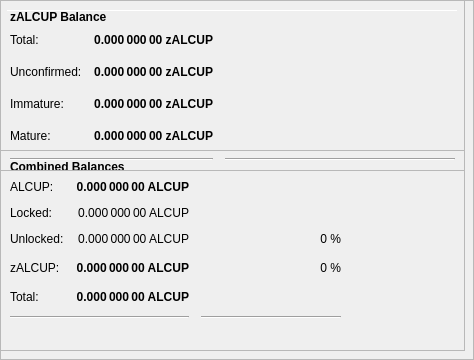
        <widget class="QFrame" name="frameObfuscation">
         <property name="minimumSize">
          <size>
           <width>0</width>
           <height>350</height>
          </size>
         </property>
         <property name="layoutDirection">
          <enum>Qt::LeftToRight</enum>
         </property>
         <property name="frameShape">
          <enum>QFrame::StyledPanel</enum>
         </property>
         <property name="frameShadow">
          <enum>QFrame::Raised</enum>
         </property>
         <widget class="QPushButton" name="runAutoDenom">
          <property name="geometry">
           <rect>
            <x>251</x>
            <y>17</y>
            <width>1</width>
            <height>1</height>
           </rect>
          </property>
          <property name="palette">
           <palette>
            <active>
             <colorrole role="WindowText">
              <brush brushstyle="SolidPattern">
               <color alpha="255">
                <red>0</red>
                <green>0</green>
                <blue>0</blue>
               </color>
              </brush>
             </colorrole>
             <colorrole role="Button">
              <brush brushstyle="SolidPattern">
               <color alpha="255">
                <red>239</red>
                <green>238</green>
                <blue>238</blue>
               </color>
              </brush>
             </colorrole>
             <colorrole role="Light">
              <brush brushstyle="SolidPattern">
               <color alpha="255">
                <red>255</red>
                <green>255</green>
                <blue>255</blue>
               </color>
              </brush>
             </colorrole>
             <colorrole role="Midlight">
              <brush brushstyle="SolidPattern">
               <color alpha="255">
                <red>247</red>
                <green>246</green>
                <blue>246</blue>
               </color>
              </brush>
             </colorrole>
             <colorrole role="Dark">
              <brush brushstyle="SolidPattern">
               <color alpha="255">
                <red>119</red>
                <green>119</green>
                <blue>119</blue>
               </color>
              </brush>
             </colorrole>
             <colorrole role="Mid">
              <brush brushstyle="SolidPattern">
               <color alpha="255">
                <red>159</red>
                <green>159</green>
                <blue>159</blue>
               </color>
              </brush>
             </colorrole>
             <colorrole role="Text">
              <brush brushstyle="SolidPattern">
               <color alpha="255">
                <red>0</red>
                <green>0</green>
                <blue>0</blue>
               </color>
              </brush>
             </colorrole>
             <colorrole role="BrightText">
              <brush brushstyle="SolidPattern">
               <color alpha="255">
                <red>255</red>
                <green>255</green>
                <blue>255</blue>
               </color>
              </brush>
             </colorrole>
             <colorrole role="ButtonText">
              <brush brushstyle="SolidPattern">
               <color alpha="255">
                <red>0</red>
                <green>0</green>
                <blue>0</blue>
               </color>
              </brush>
             </colorrole>
             <colorrole role="Base">
              <brush brushstyle="SolidPattern">
               <color alpha="255">
                <red>255</red>
                <green>255</green>
                <blue>255</blue>
               </color>
              </brush>
             </colorrole>
             <colorrole role="Window">
              <brush brushstyle="SolidPattern">
               <color alpha="255">
                <red>239</red>
                <green>238</green>
                <blue>238</blue>
               </color>
              </brush>
             </colorrole>
             <colorrole role="Shadow">
              <brush brushstyle="SolidPattern">
               <color alpha="255">
                <red>0</red>
                <green>0</green>
                <blue>0</blue>
               </color>
              </brush>
             </colorrole>
             <colorrole role="AlternateBase">
              <brush brushstyle="SolidPattern">
               <color alpha="255">
                <red>247</red>
                <green>246</green>
                <blue>246</blue>
               </color>
              </brush>
             </colorrole>
             <colorrole role="ToolTipBase">
              <brush brushstyle="SolidPattern">
               <color alpha="255">
                <red>255</red>
                <green>255</green>
                <blue>220</blue>
               </color>
              </brush>
             </colorrole>
             <colorrole role="ToolTipText">
              <brush brushstyle="SolidPattern">
               <color alpha="255">
                <red>0</red>
                <green>0</green>
                <blue>0</blue>
               </color>
              </brush>
             </colorrole>
            </active>
            <inactive>
             <colorrole role="WindowText">
              <brush brushstyle="SolidPattern">
               <color alpha="255">
                <red>0</red>
                <green>0</green>
                <blue>0</blue>
               </color>
              </brush>
             </colorrole>
             <colorrole role="Button">
              <brush brushstyle="SolidPattern">
               <color alpha="255">
                <red>239</red>
                <green>238</green>
                <blue>238</blue>
               </color>
              </brush>
             </colorrole>
             <colorrole role="Light">
              <brush brushstyle="SolidPattern">
               <color alpha="255">
                <red>255</red>
                <green>255</green>
                <blue>255</blue>
               </color>
              </brush>
             </colorrole>
             <colorrole role="Midlight">
              <brush brushstyle="SolidPattern">
               <color alpha="255">
                <red>247</red>
                <green>246</green>
                <blue>246</blue>
               </color>
              </brush>
             </colorrole>
             <colorrole role="Dark">
              <brush brushstyle="SolidPattern">
               <color alpha="255">
                <red>119</red>
                <green>119</green>
                <blue>119</blue>
               </color>
              </brush>
             </colorrole>
             <colorrole role="Mid">
              <brush brushstyle="SolidPattern">
               <color alpha="255">
                <red>159</red>
                <green>159</green>
                <blue>159</blue>
               </color>
              </brush>
             </colorrole>
             <colorrole role="Text">
              <brush brushstyle="SolidPattern">
               <color alpha="255">
                <red>0</red>
                <green>0</green>
                <blue>0</blue>
               </color>
              </brush>
             </colorrole>
             <colorrole role="BrightText">
              <brush brushstyle="SolidPattern">
               <color alpha="255">
                <red>255</red>
                <green>255</green>
                <blue>255</blue>
               </color>
              </brush>
             </colorrole>
             <colorrole role="ButtonText">
              <brush brushstyle="SolidPattern">
               <color alpha="255">
                <red>0</red>
                <green>0</green>
                <blue>0</blue>
               </color>
              </brush>
             </colorrole>
             <colorrole role="Base">
              <brush brushstyle="SolidPattern">
               <color alpha="255">
                <red>255</red>
                <green>255</green>
                <blue>255</blue>
               </color>
              </brush>
             </colorrole>
             <colorrole role="Window">
              <brush brushstyle="SolidPattern">
               <color alpha="255">
                <red>239</red>
                <green>238</green>
                <blue>238</blue>
               </color>
              </brush>
             </colorrole>
             <colorrole role="Shadow">
              <brush brushstyle="SolidPattern">
               <color alpha="255">
                <red>0</red>
                <green>0</green>
                <blue>0</blue>
               </color>
              </brush>
             </colorrole>
             <colorrole role="AlternateBase">
              <brush brushstyle="SolidPattern">
               <color alpha="255">
                <red>247</red>
                <green>246</green>
                <blue>246</blue>
               </color>
              </brush>
             </colorrole>
             <colorrole role="ToolTipBase">
              <brush brushstyle="SolidPattern">
               <color alpha="255">
                <red>255</red>
                <green>255</green>
                <blue>220</blue>
               </color>
              </brush>
             </colorrole>
             <colorrole role="ToolTipText">
              <brush brushstyle="SolidPattern">
               <color alpha="255">
                <red>0</red>
                <green>0</green>
                <blue>0</blue>
               </color>
              </brush>
             </colorrole>
            </inactive>
            <disabled>
             <colorrole role="WindowText">
              <brush brushstyle="SolidPattern">
               <color alpha="255">
                <red>119</red>
                <green>119</green>
                <blue>119</blue>
               </color>
              </brush>
             </colorrole>
             <colorrole role="Button">
              <brush brushstyle="SolidPattern">
               <color alpha="255">
                <red>239</red>
                <green>238</green>
                <blue>238</blue>
               </color>
              </brush>
             </colorrole>
             <colorrole role="Light">
              <brush brushstyle="SolidPattern">
               <color alpha="255">
                <red>255</red>
                <green>255</green>
                <blue>255</blue>
               </color>
              </brush>
             </colorrole>
             <colorrole role="Midlight">
              <brush brushstyle="SolidPattern">
               <color alpha="255">
                <red>247</red>
                <green>246</green>
                <blue>246</blue>
               </color>
              </brush>
             </colorrole>
             <colorrole role="Dark">
              <brush brushstyle="SolidPattern">
               <color alpha="255">
                <red>119</red>
                <green>119</green>
                <blue>119</blue>
               </color>
              </brush>
             </colorrole>
             <colorrole role="Mid">
              <brush brushstyle="SolidPattern">
               <color alpha="255">
                <red>159</red>
                <green>159</green>
                <blue>159</blue>
               </color>
              </brush>
             </colorrole>
             <colorrole role="Text">
              <brush brushstyle="SolidPattern">
               <color alpha="255">
                <red>119</red>
                <green>119</green>
                <blue>119</blue>
               </color>
              </brush>
             </colorrole>
             <colorrole role="BrightText">
              <brush brushstyle="SolidPattern">
               <color alpha="255">
                <red>255</red>
                <green>255</green>
                <blue>255</blue>
               </color>
              </brush>
             </colorrole>
             <colorrole role="ButtonText">
              <brush brushstyle="SolidPattern">
               <color alpha="255">
                <red>119</red>
                <green>119</green>
                <blue>119</blue>
               </color>
              </brush>
             </colorrole>
             <colorrole role="Base">
              <brush brushstyle="SolidPattern">
               <color alpha="255">
                <red>239</red>
                <green>238</green>
                <blue>238</blue>
               </color>
              </brush>
             </colorrole>
             <colorrole role="Window">
              <brush brushstyle="SolidPattern">
               <color alpha="255">
                <red>239</red>
                <green>238</green>
                <blue>238</blue>
               </color>
              </brush>
             </colorrole>
             <colorrole role="Shadow">
              <brush brushstyle="SolidPattern">
               <color alpha="255">
                <red>0</red>
                <green>0</green>
                <blue>0</blue>
               </color>
              </brush>
             </colorrole>
             <colorrole role="AlternateBase">
              <brush brushstyle="SolidPattern">
               <color alpha="255">
                <red>239</red>
                <green>238</green>
                <blue>238</blue>
               </color>
              </brush>
             </colorrole>
             <colorrole role="ToolTipBase">
              <brush brushstyle="SolidPattern">
               <color alpha="255">
                <red>255</red>
                <green>255</green>
                <blue>220</blue>
               </color>
              </brush>
             </colorrole>
             <colorrole role="ToolTipText">
              <brush brushstyle="SolidPattern">
               <color alpha="255">
                <red>0</red>
                <green>0</green>
                <blue>0</blue>
               </color>
              </brush>
             </colorrole>
            </disabled>
           </palette>
          </property>
          <property name="focusPolicy">
           <enum>Qt::NoFocus</enum>
          </property>
          <property name="autoFillBackground">
           <bool>true</bool>
          </property>
          <property name="text">
           <string/>
          </property>
          <property name="flat">
           <bool>true</bool>
          </property>
         </widget>
         <widget class="Line" name="line">
          <property name="geometry">
           <rect>
            <x>7</x>
            <y>10</y>
            <width>451</width>
            <height>1</height>
           </rect>
          </property>
          <property name="orientation">
           <enum>Qt::Horizontal</enum>
          </property>
         </widget>
         <widget class="QFrame" name="frame_3">
          <property name="geometry">
           <rect>
            <x>0</x>
            <y>150</y>
            <width>465</width>
            <height>201</height>
           </rect>
          </property>
          <property name="frameShape">
           <enum>QFrame::StyledPanel</enum>
          </property>
          <property name="frameShadow">
           <enum>QFrame::Raised</enum>
          </property>
          <layout class="QVBoxLayout" name="verticalLayout_5">
           <item>
            <layout class="QHBoxLayout" name="horizontalLayout_5" stretch="0">
             <item>
              <widget class="QLabel" name="label_5z">
               <property name="maximumSize">
                <size>
                 <width>16777215</width>
                 <height>20</height>
                </size>
               </property>
               <property name="font">
                <font>
                 <weight>75</weight>
                 <bold>true</bold>
                </font>
               </property>
               <property name="toolTip">
                <string>Combined Balances (including unconfirmed and immature coins)</string>
               </property>
               <property name="text">
                <string>&lt;html&gt;&lt;head/&gt;&lt;body&gt;&lt;p&gt;Combined Balances&lt;/p&gt;&lt;/body&gt;&lt;/html&gt;</string>
               </property>
              </widget>
             </item>
            </layout>
           </item>
           <item>
            <layout class="QGridLayout" name="gridLayout_3">
             <property name="spacing">
              <number>12</number>
             </property>
             <item row="7" column="0" colspan="2">
              <widget class="Line" name="lineSpendableBalance_3">
               <property name="orientation">
                <enum>Qt::Horizontal</enum>
               </property>
              </widget>
             </item>
             <item row="7" column="2">
              <widget class="Line" name="lineWatchBalance_3">
               <property name="sizePolicy">
                <sizepolicy hsizetype="Preferred" vsizetype="Fixed">
                 <horstretch>0</horstretch>
                 <verstretch>0</verstretch>
                </sizepolicy>
               </property>
               <property name="minimumSize">
                <size>
                 <width>140</width>
                 <height>0</height>
                </size>
               </property>
               <property name="orientation">
                <enum>Qt::Horizontal</enum>
               </property>
              </widget>
             </item>
             <item row="4" column="1">
              <widget class="QLabel" name="labelzBalancez">
               <property name="font">
                <font>
                 <weight>75</weight>
                 <bold>true</bold>
                </font>
               </property>
               <property name="cursor">
                <cursorShape>IBeamCursor</cursorShape>
               </property>
               <property name="toolTip">
                <string>Total of transactions that have yet to be confirmed, and do not yet count toward the spendable balance</string>
               </property>
               <property name="text">
                <string notr="true">0.000 000 00 ALCUP</string>
               </property>
               <property name="alignment">
                <set>Qt::AlignRight|Qt::AlignTrailing|Qt::AlignVCenter</set>
               </property>
               <property name="textInteractionFlags">
                <set>Qt::LinksAccessibleByMouse|Qt::TextSelectableByKeyboard|Qt::TextSelectableByMouse</set>
               </property>
              </widget>
             </item>
             <item row="6" column="1">
              <widget class="QLabel" name="labelTotalz">
               <property name="font">
                <font>
                 <weight>75</weight>
                 <bold>true</bold>
                </font>
               </property>
               <property name="cursor">
                <cursorShape>IBeamCursor</cursorShape>
               </property>
               <property name="toolTip">
                <string>Total Balance, including unconfirmed and immature coins.</string>
               </property>
               <property name="text">
                <string notr="true">0.000 000 00 ALCUP</string>
               </property>
               <property name="alignment">
                <set>Qt::AlignRight|Qt::AlignTrailing|Qt::AlignVCenter</set>
               </property>
               <property name="textInteractionFlags">
                <set>Qt::LinksAccessibleByMouse|Qt::TextSelectableByKeyboard|Qt::TextSelectableByMouse</set>
               </property>
              </widget>
             </item>
             <item row="4" column="3">
              <spacer name="horizontalSpacer_6">
               <property name="orientation">
                <enum>Qt::Horizontal</enum>
               </property>
               <property name="sizeHint" stdset="0">
                <size>
                 <width>40</width>
                 <height>20</height>
                </size>
               </property>
              </spacer>
             </item>
             <item row="6" column="0">
              <widget class="QLabel" name="labelTotalTextz">
               <property name="text">
                <string>Total:</string>
               </property>
              </widget>
             </item>
             <item row="1" column="0">
              <widget class="QLabel" name="labelBalanceTextz">
               <property name="text">
                <string>ALCUP:</string>
               </property>
              </widget>
             </item>
             <item row="1" column="1">
              <widget class="QLabel" name="labelBalancez">
               <property name="font">
                <font>
                 <weight>75</weight>
                 <bold>true</bold>
                </font>
               </property>
               <property name="cursor">
                <cursorShape>IBeamCursor</cursorShape>
               </property>
               <property name="toolTip">
                <string>Your current spendable balance</string>
               </property>
               <property name="text">
                <string notr="true">0.000 000 00 ALCUP</string>
               </property>
               <property name="alignment">
                <set>Qt::AlignRight|Qt::AlignTrailing|Qt::AlignVCenter</set>
               </property>
               <property name="textInteractionFlags">
                <set>Qt::LinksAccessibleByMouse|Qt::TextSelectableByKeyboard|Qt::TextSelectableByMouse</set>
               </property>
              </widget>
             </item>
             <item row="4" column="0">
              <widget class="QLabel" name="labelzBalanceTextz">
               <property name="toolTip">
                <string/>
               </property>
               <property name="text">
                <string>zALCUP:</string>
               </property>
              </widget>
             </item>
             <item row="4" column="2">
              <widget class="QLabel" name="labelzALCUPPercent">
               <property name="toolTip">
                <string>Current percentage of zALCUP.
If AutoMint is enabled this percentage will settle around the configured AutoMint percentage (default = 10%)</string>
               </property>
               <property name="text">
                <string>0 %</string>
               </property>
               <property name="alignment">
                <set>Qt::AlignRight|Qt::AlignTrailing|Qt::AlignVCenter</set>
               </property>
              </widget>
             </item>
             <item row="6" column="2">
              <widget class="QLabel" name="label100Percent">
               <property name="text">
                <string/>
               </property>
               <property name="alignment">
                <set>Qt::AlignRight|Qt::AlignTrailing|Qt::AlignVCenter</set>
               </property>
              </widget>
             </item>
             <item row="2" column="1">
              <widget class="QLabel" name="labelLockedBalance">
               <property name="toolTip">
                <string>Locked ALCUP or Masternode collaterals. These are excluded from zALCUP minting.</string>
               </property>
               <property name="text">
                <string>0.000 000 00 ALCUP</string>
               </property>
               <property name="alignment">
                <set>Qt::AlignRight|Qt::AlignTrailing|Qt::AlignVCenter</set>
               </property>
              </widget>
             </item>
             <item row="2" column="0">
              <widget class="QLabel" name="labelLockedBalanceText">
               <property name="toolTip">
                <string>Locked ALCUP or Masternode collaterals. These are excluded from zALCUP minting.</string>
               </property>
               <property name="text">
                <string>Locked:</string>
               </property>
              </widget>
             </item>
             <item row="3" column="0">
              <widget class="QLabel" name="labelUnLockedBalanceText">
               <property name="toolTip">
                <string>Unlocked ALCUPs. These can be used for zALCUP minting.</string>
               </property>
               <property name="text">
                <string>Unlocked:</string>
               </property>
              </widget>
             </item>
             <item row="3" column="1">
              <widget class="QLabel" name="labelUnLockedBalance">
               <property name="toolTip">
                <string>Unlocked ALCUPs. These can be used for zALCUP minting.</string>
               </property>
               <property name="text">
                <string>0.000 000 00 ALCUP</string>
               </property>
               <property name="alignment">
                <set>Qt::AlignRight|Qt::AlignTrailing|Qt::AlignVCenter</set>
               </property>
              </widget>
             </item>
             <item row="3" column="2">
              <widget class="QLabel" name="labelALCUPPercent">
               <property name="text">
                <string>0 %</string>
               </property>
               <property name="alignment">
                <set>Qt::AlignRight|Qt::AlignTrailing|Qt::AlignVCenter</set>
               </property>
              </widget>
             </item>
            </layout>
           </item>
           <item>
            <spacer name="verticalSpacer">
             <property name="orientation">
              <enum>Qt::Vertical</enum>
             </property>
             <property name="sizeHint" stdset="0">
              <size>
               <width>20</width>
               <height>40</height>
              </size>
             </property>
            </spacer>
           </item>
          </layout>
         </widget>
         <widget class="QFrame" name="frame_4">
          <property name="geometry">
           <rect>
            <x>0</x>
            <y>0</y>
            <width>465</width>
            <height>171</height>
           </rect>
          </property>
          <property name="frameShape">
           <enum>QFrame::StyledPanel</enum>
          </property>
          <property name="frameShadow">
           <enum>QFrame::Raised</enum>
          </property>
          <layout class="QVBoxLayout" name="verticalLayout_7">
           <item>
            <layout class="QHBoxLayout" name="horizontalLayout_8" stretch="0">
             <item>
              <widget class="QLabel" name="label_5z_3">
               <property name="maximumSize">
                <size>
                 <width>16777215</width>
                 <height>20</height>
                </size>
               </property>
               <property name="font">
                <font>
                 <weight>75</weight>
                 <bold>true</bold>
                </font>
               </property>
               <property name="text">
                <string>zALCUP Balance</string>
               </property>
              </widget>
             </item>
            </layout>
           </item>
           <item>
            <layout class="QGridLayout" name="gridLayout_5">
             <property name="spacing">
              <number>12</number>
             </property>
             <item row="4" column="0">
              <widget class="QLabel" name="labelzBalanceMatureText">
               <property name="toolTip">
                <string>Mature: more than 20 confirmation and more than 1 mints of the same denomination after it was minted.
These zALCUP are spendable.</string>
               </property>
               <property name="text">
                <string>Mature:</string>
               </property>
              </widget>
             </item>
             <item row="5" column="0" colspan="2">
              <widget class="Line" name="lineSpendableBalance_5">
               <property name="orientation">
                <enum>Qt::Horizontal</enum>
               </property>
              </widget>
             </item>
             <item row="1" column="1">
              <widget class="QLabel" name="labelzBalance">
               <property name="font">
                <font>
                 <weight>75</weight>
                 <bold>true</bold>
                </font>
               </property>
               <property name="cursor">
                <cursorShape>IBeamCursor</cursorShape>
               </property>
               <property name="toolTip">
                <string>All available zALCUP, unconfirmed and immature zALCUP included.</string>
               </property>
               <property name="text">
                <string notr="true">0.000 000 00 zALCUP</string>
               </property>
               <property name="alignment">
                <set>Qt::AlignRight|Qt::AlignTrailing|Qt::AlignVCenter</set>
               </property>
               <property name="textInteractionFlags">
                <set>Qt::LinksAccessibleByMouse|Qt::TextSelectableByKeyboard|Qt::TextSelectableByMouse</set>
               </property>
              </widget>
             </item>
             <item row="5" column="2">
              <widget class="Line" name="lineWatchBalance_5">
               <property name="sizePolicy">
                <sizepolicy hsizetype="Preferred" vsizetype="Fixed">
                 <horstretch>0</horstretch>
                 <verstretch>0</verstretch>
                </sizepolicy>
               </property>
               <property name="minimumSize">
                <size>
                 <width>140</width>
                 <height>0</height>
                </size>
               </property>
               <property name="orientation">
                <enum>Qt::Horizontal</enum>
               </property>
              </widget>
             </item>
             <item row="1" column="0">
              <widget class="QLabel" name="labelzBalanceText">
               <property name="toolTip">
                <string>All available zALCUP, unconfirmed and immature zALCUP included.</string>
               </property>
               <property name="text">
                <string>Total:</string>
               </property>
              </widget>
             </item>
             <item row="1" column="2">
              <spacer name="horizontalSpacer_8">
               <property name="orientation">
                <enum>Qt::Horizontal</enum>
               </property>
               <property name="sizeHint" stdset="0">
                <size>
                 <width>40</width>
                 <height>20</height>
                </size>
               </property>
              </spacer>
             </item>
             <item row="4" column="2">
              <spacer name="horizontalSpacer_4">
               <property name="orientation">
                <enum>Qt::Horizontal</enum>
               </property>
               <property name="sizeHint" stdset="0">
                <size>
                 <width>40</width>
                 <height>20</height>
                </size>
               </property>
              </spacer>
             </item>
             <item row="4" column="1">
              <widget class="QLabel" name="labelzBalanceMature">
               <property name="font">
                <font>
                 <weight>75</weight>
                 <bold>true</bold>
                </font>
               </property>
               <property name="toolTip">
                <string>Mature: more than 20 confirmation and more than 1 mints of the same denomination after it was minted.
These zALCUP are spendable.</string>
               </property>
               <property name="text">
                <string>0.000 000 00 zALCUP</string>
               </property>
               <property name="alignment">
                <set>Qt::AlignRight|Qt::AlignTrailing|Qt::AlignVCenter</set>
               </property>
              </widget>
             </item>
             <item row="2" column="0">
              <widget class="QLabel" name="labelzBalanceUnconfirmedText">
               <property name="toolTip">
                <string>Unconfirmed: less than 20 confirmations
Immature: confirmed, but less than 1 mints of the same denomination after it was minted</string>
               </property>
               <property name="text">
                <string>Unconfirmed:</string>
               </property>
              </widget>
             </item>
             <item row="2" column="1">
              <widget class="QLabel" name="labelzBalanceUnconfirmed">
               <property name="font">
                <font>
                 <weight>75</weight>
                 <bold>true</bold>
                </font>
               </property>
               <property name="toolTip">
                <string>Unconfirmed: less than 20 confirmations
Immature: confirmed, but less than 1 mints of the same denomination after it was minted</string>
               </property>
               <property name="text">
                <string>0.000 000 00 zALCUP</string>
               </property>
               <property name="alignment">
                <set>Qt::AlignRight|Qt::AlignTrailing|Qt::AlignVCenter</set>
               </property>
              </widget>
             </item>
             <item row="2" column="2">
              <spacer name="horizontalSpacer_5">
               <property name="orientation">
                <enum>Qt::Horizontal</enum>
               </property>
               <property name="sizeHint" stdset="0">
                <size>
                 <width>40</width>
                 <height>20</height>
                </size>
               </property>
              </spacer>
             </item>
             <item row="3" column="0">
              <widget class="QLabel" name="labelzBalanceImmatureText">
               <property name="toolTip">
                <string>Unconfirmed: less than 20 confirmations
Immature: confirmed, but less than 1 mints of the same denomination after it was minted</string>
               </property>
               <property name="text">
                <string>Immature:</string>
               </property>
              </widget>
             </item>
             <item row="3" column="1">
              <widget class="QLabel" name="labelzBalanceImmature">
               <property name="font">
                <font>
                 <weight>75</weight>
                 <bold>true</bold>
                </font>
               </property>
               <property name="toolTip">
                <string>Unconfirmed: less than 20 confirmations
Immature: confirmed, but less than 1 mints of the same denomination after it was minted</string>
               </property>
               <property name="text">
                <string>0.000 000 00 zALCUP</string>
               </property>
               <property name="alignment">
                <set>Qt::AlignRight|Qt::AlignTrailing|Qt::AlignVCenter</set>
               </property>
              </widget>
             </item>
             <item row="3" column="2">
              <spacer name="horizontalSpacer_7">
               <property name="orientation">
                <enum>Qt::Horizontal</enum>
               </property>
               <property name="sizeHint" stdset="0">
                <size>
                 <width>40</width>
                 <height>20</height>
                </size>
               </property>
              </spacer>
             </item>
            </layout>
           </item>
          </layout>
         </widget>
        </widget>
